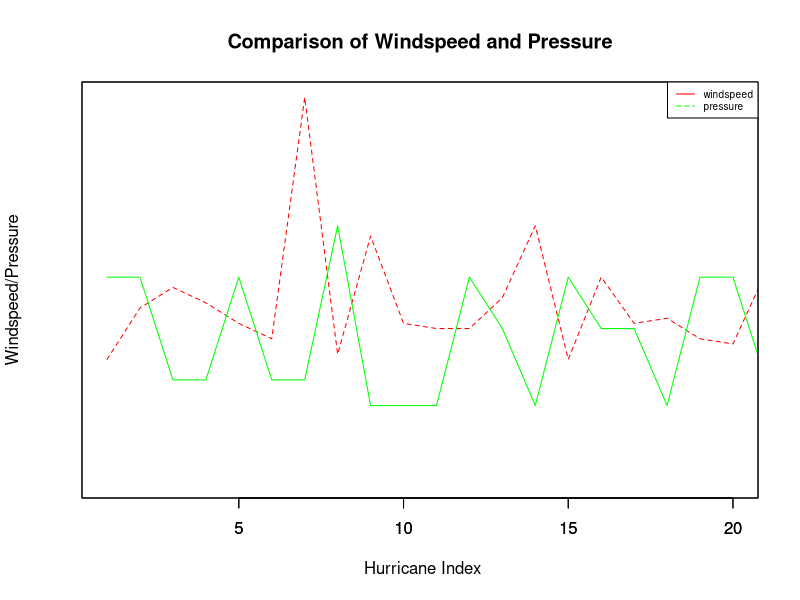

Write the R code that produced this figure. (Note: this script raises an error after producing the figure.)
category4<-read.csv("Category 4.csv")
summary(category4)
category5<-read.csv("Category 5.csv")
summary(category5)
plot(category4[,5], type = "l", col = "red",ylim = c(900,975),xlim=c(1,20),yaxt = 'n',ylab = 'Windspeed/Pressure',xlab = ' Hurricane Index',lty = 2)
par(new = TRUE)
plot(category4[,4],type = "l", col = "green",ylim = c(200,275),xlim=c(1,20),yaxt = 'n',ylab="",xlab = "",pch=2,lty = 1, main = "Comparison of Windspeed and Pressure")
legend(x="topright",c("windspeed","pressure"),col=c("red","green"),lty = c(1,2),cex = 0.6)
groupedcategory4<-read.csv("Grouped Category 4.csv")
groupedcategory5<-read.csv("Grouped Category 5.csv")

p<-ggplot(data=groupedcategory4, aes(x=groupedcategory4[,1], y=groupedcategory4[,2])) +
        geom_bar(stat="identity")+ggtitle("Category 4 Hurricanes over the years")+labs(y="Number of Hurricanes", x = "Years") + theme(plot.title = element_text(hjust = 0.5))+theme(text = element_text(size=20),
                                                                                                                                                                                    axis.text.x = element_text(angle=90))
p
q<-ggplot(data=groupedcategory5, aes(x=groupedcategory5[,1], y=groupedcategory5[,2])) +
        geom_bar(stat="identity")+ggtitle("Category 5 Hurricanes over the years")+labs(y="Number of Hurricanes", x = "Years") + theme(plot.title = element_text(hjust = 0.5))
q

myqqplot<-function(x,dist,binom.n=3)
{
        n1<-length(x)
        p1<-c(1:n1)/(n1+1)
        if(dist=="pois")
        {
                q<-qpois(p1,mean(x))
        }
        if(dist=="binom")
        {
                q<-qbinom(p1,n1,mean(x/binom.n))
        }
        if(dist=="nbinom")
        {
                q<-qnbinom(p1,n1,mean(x/binom.n))       
        }
        plot(c(0,sort(x)),c(0,q),xlab="data",ylab="theoretical quantile",main=dist)
}

hurricanes<-read.csv("hurricanes.csv")




